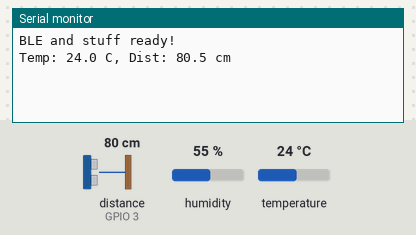
This sketch was run on a simulated ESP32. Shown: the last lines printed to the serial monitor. Wiring (inferred from the names in the program): ultrasonic range finder: trigger GPIO 4; echo GPIO 3. The test bench sets the inputs (shaded band); at power-on: distance to the obstacle (sensor on GPIO 3) 80 cm, temperature 24 °C, humidity 55 %. The echo pulse lasts 58.3 µs per cm; nothing arrives over Bluetooth unless stated; a phone connects over Bluetooth LE 3 s after start.

Above: at 2.2 s.
2.3 s: distance to the obstacle (sensor on GPIO 3) set to 2 cm
At 4.0 s:
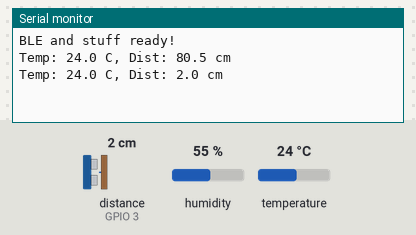
5.0 s: temperature set to 12 °C
At 6.4 s:
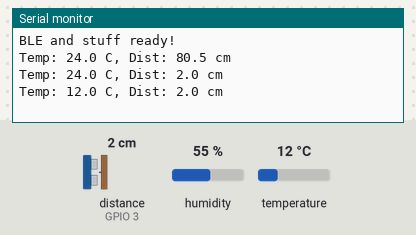
7.7 s: distance to the obstacle (sensor on GPIO 3) set to 4 cm
At 10.0 s:
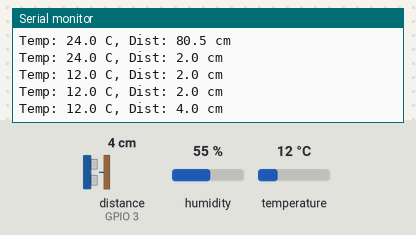
10.4 s: temperature set to 19 °C
At 12.4 s:
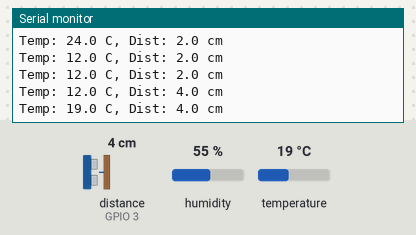
Timing chart, 0 to 13.9 s (numbered marks = the images above; inputs shaded):
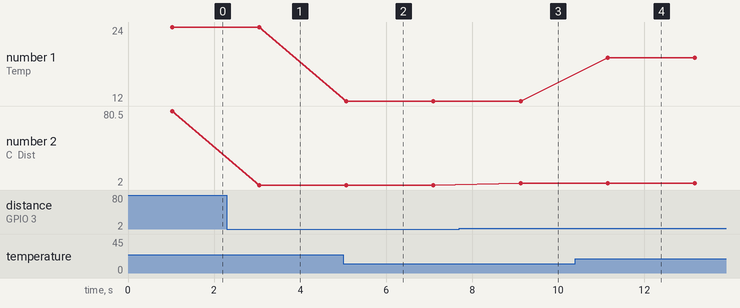

The sketch:

firmware.ino
```cpp
#include <Arduino.h>
#include <DHT.h>
#include <BLEDevice.h>
#include <BLEServer.h>
#include <BLEUtils.h>
#include <BLE2902.h>

// Pins
#define DHTPIN       2   // GPIO2 (A0/D0)
#define DHTTYPE      DHT11
#define TRIG_PIN     4   // GPIO4 (A2/D2)
#define ECHO_PIN     3   // GPIO3 (A1/D1)

// BLE UUIDs
#define SERVICE_UUID        "1f45750b-771b-460b-92ca-fdc00d263aee"
#define CHARACTERISTIC_UUID "064805b7-1272-436b-9683-a94509066057"

// Globals
DHT dht(DHTPIN, DHTTYPE);
BLECharacteristic* pCharacteristic;

// Speed of sound
// = 331 + 0.6 * T (in m/s), T = temp in C (proud canadian)
float calculateDistance(float temperatureC) {
  digitalWrite(TRIG_PIN, LOW);
  delayMicroseconds(2);
  digitalWrite(TRIG_PIN, HIGH);
  delayMicroseconds(10);
  digitalWrite(TRIG_PIN, LOW);

  long duration = pulseIn(ECHO_PIN, HIGH, 30000);
  float speed_of_sound = 331.0 + 0.6 * temperatureC; // m/s
  float distance_cm = (duration / 1e6) * speed_of_sound * 100 / 2;

  return distance_cm;
}

void setup() {
  Serial.begin(115200);
  delay(1000);

  // Init DHT
  dht.begin();

  // Init Ultrasonic pins
  pinMode(TRIG_PIN, OUTPUT);
  pinMode(ECHO_PIN, INPUT);

  // Init BLE
  BLEDevice::init("adhdgym");
  BLEServer *pServer = BLEDevice::createServer();
  BLEService *pService = pServer->createService(SERVICE_UUID);
  pCharacteristic = pService->createCharacteristic(
    CHARACTERISTIC_UUID,
    BLECharacteristic::PROPERTY_READ |
    BLECharacteristic::PROPERTY_NOTIFY
  );
  pCharacteristic->addDescriptor(new BLE2902());
  pService->start();

  BLEAdvertising *pAdvertising = BLEDevice::getAdvertising();
  pAdvertising->addServiceUUID(SERVICE_UUID);
  pAdvertising->start();

  Serial.println("BLE and stuff ready!");
}

void loop() {
  float temp = dht.readTemperature();

  if (isnan(temp)) {
    Serial.println("DHT read failed. bruh");
    return;
  }

  float distance = calculateDistance(temp);

  char buf[50];
  snprintf(buf, sizeof(buf), "Temp: %.1f C, Dist: %.1f cm", temp, distance);
  Serial.println(buf);

  // Send BLE
  pCharacteristic->setValue(buf);
  pCharacteristic->notify();

  delay(2000);
}
```

Measured:
- after the input at 2.3 s, the serial monitor: prints a new line after 0.75 s (image 1)
- after the input at 5.0 s, the serial monitor: prints a new line after 0.08 s (image 2)
- after the input at 7.7 s, the serial monitor: prints a new line after 1.4 s (image 3)
- after the input at 10.4 s, the serial monitor: prints a new line after 0.75 s (image 4)
- plotted number 1: 24 → 12 after the input at 5.0 s, 12 → 19 after the input at 10.4 s
- plotted number 2: 80.5 → 2 after the input at 2.3 s, 2 → 4 after the input at 7.7 s
